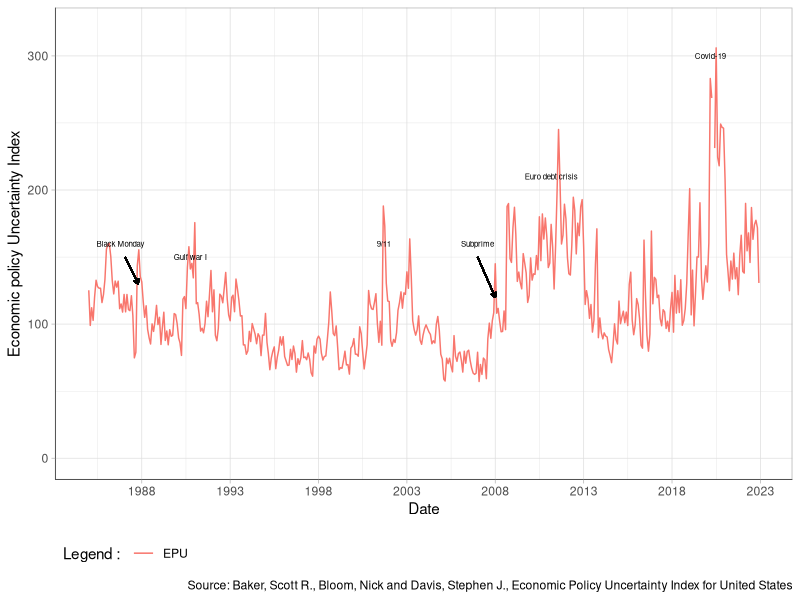

This chart was generated by the following R code:
## ---- chunk 1
library(ggplot2)
library(GGally)
library(tidyverse)
library(dplyr)
## ---- chunk 2
base <- read.csv2("EPU.csv", sep = ",")
## ---- chunk 3
colnames(base) <- c("Date", "EPU")
## ---- chunk 4
base$Date <- as.Date(base$Date, format="%Y-%m-%d")
## ---- chunk 5
base$EPU <- as.numeric(base$EPU)
## ---- chunk 6
#| code-fold: true
plot_EPU <- ggplot(base, aes(x = Date))+
  geom_line(aes(y = base$EPU, color = "EPU")) +
  scale_x_date(date_labels = "%Y", date_breaks = "5 years")+
  scale_y_continuous(limits = c(0,320))+
  theme_light()+
  theme(axis.line = element_line(colour = "black",size = 0.2, linetype = "solid"))+
  annotate("text", x = as.Date("2020-03-01", format = "%Y-%m-%d"), y = 300, label = "Covid-19", color = "black", angle=0,  size = 2)+
  annotate("text", x = as.Date("2007-01-01", format = "%Y-%m-%d"), y = 160, label = "Subprime", color = "black", angle=0, size = 2)+
  annotate("text", x = as.Date("1986-10-19", format = "%Y-%m-%d"), y = 160, label = "Black Monday", color = "black", angle=0, size = 2)+
  annotate("text", x = as.Date("2001-09-11", format = "%Y-%m-%d"), y = 160, label = "9/11", color = "black", angle=0, size = 2)+
  annotate("text", x = as.Date("2011-03-01", format = "%Y-%m-%d"), y = 210, label = "Euro debt crisis", color = "black", angle=0, size = 2)+
  annotate("text", x = as.Date("1990-10-01", format = "%Y-%m-%d"), y = 150, label = "Gulf war I", color = "black", angle=0, size = 2)+
  geom_segment(aes(x = as.Date("2007-01-01", format = "%Y-%m-%d"), y = 150, xend = as.Date("2008-01-01", format = "%Y-%m-%d") , yend=120), arrow = arrow(length=unit(.12, 'cm'),type = "closed"))+
  geom_segment(aes(x = as.Date("1987-01-19", format = "%Y-%m-%d"), y = 150, xend = as.Date("1987-10-19", format = "%Y-%m-%d") , yend=130), arrow = arrow(length=unit(.12, 'cm'),type = "closed"))+
  theme(legend.position='bottom', 
        legend.justification='left',
        legend.direction='horizontal')+
  xlab("Date") + ylab("Economic policy Uncertainty Index") +
  labs(caption = "Source: Baker, Scott R., Bloom, Nick and Davis, Stephen J., Economic Policy Uncertainty Index for United States", color = "Legend : ") +
  theme(text = element_text(family = "Helvetica"))

plot_EPU
